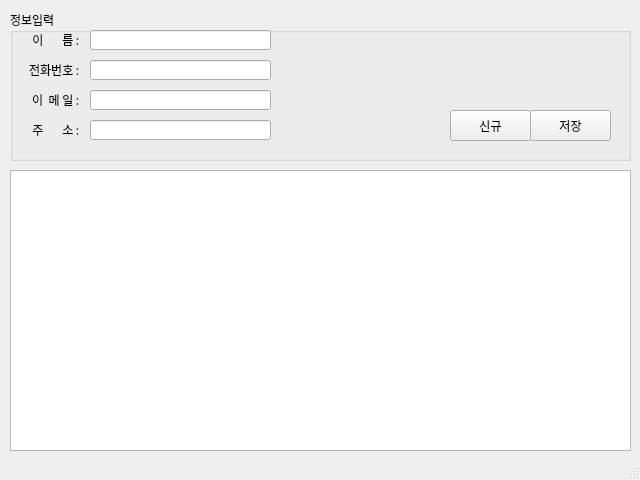
<?xml version="1.0" encoding="UTF-8"?>
<ui version="4.0">
 <class>MainWindow</class>
 <widget class="QMainWindow" name="MainWindow">
  <property name="geometry">
   <rect>
    <x>0</x>
    <y>0</y>
    <width>640</width>
    <height>480</height>
   </rect>
  </property>
  <property name="font">
   <font>
    <family>나눔고딕</family>
   </font>
  </property>
  <property name="windowTitle">
   <string>MainWindow</string>
  </property>
  <widget class="QWidget" name="centralwidget">
   <widget class="QWidget" name="verticalLayoutWidget">
    <property name="geometry">
     <rect>
      <x>10</x>
      <y>10</y>
      <width>621</width>
      <height>151</height>
     </rect>
    </property>
    <property name="minimumSize">
     <size>
      <width>60</width>
      <height>0</height>
     </size>
    </property>
    <layout class="QVBoxLayout" name="verticalLayout">
     <item>
      <widget class="QGroupBox" name="groupBox">
       <property name="title">
        <string>정보입력</string>
       </property>
       <widget class="QLabel" name="label">
        <property name="geometry">
         <rect>
          <x>12</x>
          <y>24</y>
          <width>60</width>
          <height>12</height>
         </rect>
        </property>
        <property name="minimumSize">
         <size>
          <width>60</width>
          <height>0</height>
         </size>
        </property>
        <property name="text">
         <string>이       름 : </string>
        </property>
        <property name="alignment">
         <set>Qt::AlignRight|Qt::AlignTrailing|Qt::AlignVCenter</set>
        </property>
       </widget>
       <widget class="QLineEdit" name="txtName">
        <property name="geometry">
         <rect>
          <x>80</x>
          <y>20</y>
          <width>181</width>
          <height>20</height>
         </rect>
        </property>
        <property name="inputMethodHints">
         <set>Qt::ImhDigitsOnly|Qt::ImhLatinOnly</set>
        </property>
       </widget>
       <widget class="QLineEdit" name="txtPhone">
        <property name="geometry">
         <rect>
          <x>80</x>
          <y>50</y>
          <width>181</width>
          <height>20</height>
         </rect>
        </property>
        <property name="inputMethodHints">
         <set>Qt::ImhFormattedNumbersOnly</set>
        </property>
       </widget>
       <widget class="QLabel" name="label_2">
        <property name="geometry">
         <rect>
          <x>12</x>
          <y>54</y>
          <width>60</width>
          <height>12</height>
         </rect>
        </property>
        <property name="minimumSize">
         <size>
          <width>60</width>
          <height>0</height>
         </size>
        </property>
        <property name="text">
         <string>전화번호 : </string>
        </property>
        <property name="alignment">
         <set>Qt::AlignRight|Qt::AlignTrailing|Qt::AlignVCenter</set>
        </property>
       </widget>
       <widget class="QLineEdit" name="txtEmail">
        <property name="geometry">
         <rect>
          <x>80</x>
          <y>80</y>
          <width>181</width>
          <height>20</height>
         </rect>
        </property>
       </widget>
       <widget class="QLabel" name="label_3">
        <property name="geometry">
         <rect>
          <x>12</x>
          <y>84</y>
          <width>60</width>
          <height>12</height>
         </rect>
        </property>
        <property name="minimumSize">
         <size>
          <width>60</width>
          <height>0</height>
         </size>
        </property>
        <property name="text">
         <string>이  메 일 : </string>
        </property>
        <property name="alignment">
         <set>Qt::AlignRight|Qt::AlignTrailing|Qt::AlignVCenter</set>
        </property>
       </widget>
       <widget class="QLineEdit" name="txtAddress">
        <property name="geometry">
         <rect>
          <x>80</x>
          <y>110</y>
          <width>181</width>
          <height>20</height>
         </rect>
        </property>
       </widget>
       <widget class="QLabel" name="label_4">
        <property name="geometry">
         <rect>
          <x>12</x>
          <y>114</y>
          <width>60</width>
          <height>12</height>
         </rect>
        </property>
        <property name="minimumSize">
         <size>
          <width>60</width>
          <height>0</height>
         </size>
        </property>
        <property name="text">
         <string>주       소 : </string>
        </property>
        <property name="alignment">
         <set>Qt::AlignRight|Qt::AlignTrailing|Qt::AlignVCenter</set>
        </property>
       </widget>
       <widget class="QPushButton" name="btnNew">
        <property name="geometry">
         <rect>
          <x>440</x>
          <y>100</y>
          <width>81</width>
          <height>31</height>
         </rect>
        </property>
        <property name="text">
         <string>신규</string>
        </property>
       </widget>
       <widget class="QPushButton" name="btnSave">
        <property name="geometry">
         <rect>
          <x>520</x>
          <y>100</y>
          <width>81</width>
          <height>31</height>
         </rect>
        </property>
        <property name="text">
         <string>저장</string>
        </property>
       </widget>
      </widget>
     </item>
    </layout>
   </widget>
   <widget class="QWidget" name="verticalLayoutWidget_2">
    <property name="geometry">
     <rect>
      <x>10</x>
      <y>170</y>
      <width>621</width>
      <height>281</height>
     </rect>
    </property>
    <layout class="QVBoxLayout" name="verticalLayout_2">
     <item>
      <widget class="QTableWidget" name="tblAddress"/>
     </item>
    </layout>
   </widget>
  </widget>
  <widget class="QStatusBar" name="stbCurrent"/>
 </widget>
 <resources/>
 <connections/>
</ui>
